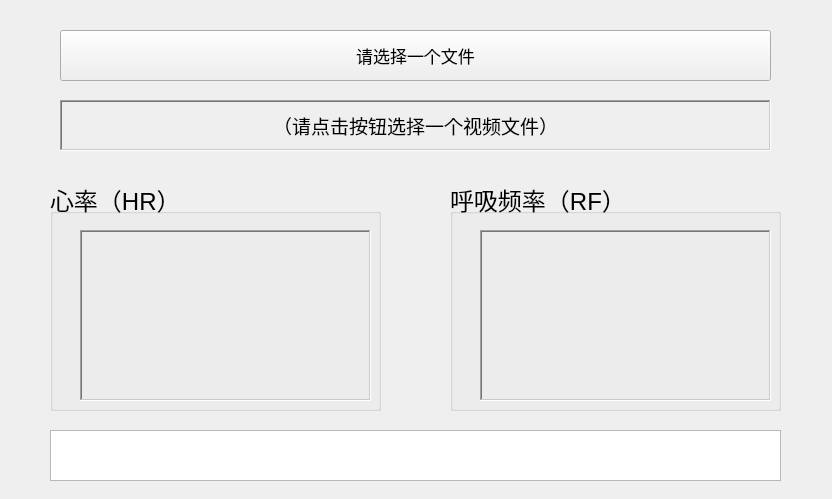
<?xml version="1.0" encoding="UTF-8"?>
<ui version="4.0">
 <class>Form</class>
 <widget class="QWidget" name="Form">
  <property name="geometry">
   <rect>
    <x>0</x>
    <y>0</y>
    <width>832</width>
    <height>499</height>
   </rect>
  </property>
  <property name="windowTitle">
   <string>非接触式心率监测及心房震颤检测</string>
  </property>
  <widget class="QGroupBox" name="groupBox_2">
   <property name="geometry">
    <rect>
     <x>450</x>
     <y>180</y>
     <width>331</width>
     <height>231</height>
    </rect>
   </property>
   <property name="font">
    <font>
     <pointsize>18</pointsize>
    </font>
   </property>
   <property name="title">
    <string>呼吸频率（RF）</string>
   </property>
   <property name="alignment">
    <set>Qt::AlignLeading|Qt::AlignLeft|Qt::AlignVCenter</set>
   </property>
   <widget class="QLabel" name="xinfang">
    <property name="geometry">
     <rect>
      <x>30</x>
      <y>50</y>
      <width>291</width>
      <height>171</height>
     </rect>
    </property>
    <property name="font">
     <font>
      <pointsize>18</pointsize>
     </font>
    </property>
    <property name="autoFillBackground">
     <bool>false</bool>
    </property>
    <property name="frameShape">
     <enum>QFrame::WinPanel</enum>
    </property>
    <property name="frameShadow">
     <enum>QFrame::Sunken</enum>
    </property>
    <property name="text">
     <string/>
    </property>
    <property name="scaledContents">
     <bool>false</bool>
    </property>
    <property name="wordWrap">
     <bool>true</bool>
    </property>
   </widget>
  </widget>
  <widget class="QGroupBox" name="groupBox_3">
   <property name="geometry">
    <rect>
     <x>50</x>
     <y>180</y>
     <width>331</width>
     <height>231</height>
    </rect>
   </property>
   <property name="font">
    <font>
     <pointsize>18</pointsize>
    </font>
   </property>
   <property name="title">
    <string>心率（HR）</string>
   </property>
   <property name="alignment">
    <set>Qt::AlignLeading|Qt::AlignLeft|Qt::AlignVCenter</set>
   </property>
   <widget class="QLabel" name="xinlv">
    <property name="geometry">
     <rect>
      <x>30</x>
      <y>50</y>
      <width>291</width>
      <height>171</height>
     </rect>
    </property>
    <property name="font">
     <font>
      <pointsize>18</pointsize>
     </font>
    </property>
    <property name="autoFillBackground">
     <bool>false</bool>
    </property>
    <property name="frameShape">
     <enum>QFrame::WinPanel</enum>
    </property>
    <property name="frameShadow">
     <enum>QFrame::Sunken</enum>
    </property>
    <property name="text">
     <string/>
    </property>
    <property name="scaledContents">
     <bool>false</bool>
    </property>
    <property name="wordWrap">
     <bool>true</bool>
    </property>
   </widget>
  </widget>
  <widget class="QPushButton" name="pushButton">
   <property name="geometry">
    <rect>
     <x>60</x>
     <y>30</y>
     <width>711</width>
     <height>51</height>
    </rect>
   </property>
   <property name="font">
    <font>
     <pointsize>13</pointsize>
    </font>
   </property>
   <property name="text">
    <string>请选择一个文件</string>
   </property>
  </widget>
  <widget class="QLabel" name="path">
   <property name="geometry">
    <rect>
     <x>60</x>
     <y>100</y>
     <width>711</width>
     <height>51</height>
    </rect>
   </property>
   <property name="font">
    <font>
     <pointsize>14</pointsize>
    </font>
   </property>
   <property name="autoFillBackground">
    <bool>false</bool>
   </property>
   <property name="frameShape">
    <enum>QFrame::WinPanel</enum>
   </property>
   <property name="frameShadow">
    <enum>QFrame::Sunken</enum>
   </property>
   <property name="text">
    <string>（请点击按钮选择一个视频文件）</string>
   </property>
   <property name="scaledContents">
    <bool>false</bool>
   </property>
   <property name="alignment">
    <set>Qt::AlignCenter</set>
   </property>
   <property name="wordWrap">
    <bool>true</bool>
   </property>
  </widget>
  <widget class="QPlainTextEdit" name="plainTextEdit">
   <property name="geometry">
    <rect>
     <x>50</x>
     <y>430</y>
     <width>731</width>
     <height>51</height>
    </rect>
   </property>
   <property name="plainText">
    <string/>
   </property>
  </widget>
 </widget>
 <resources/>
 <connections/>
</ui>
